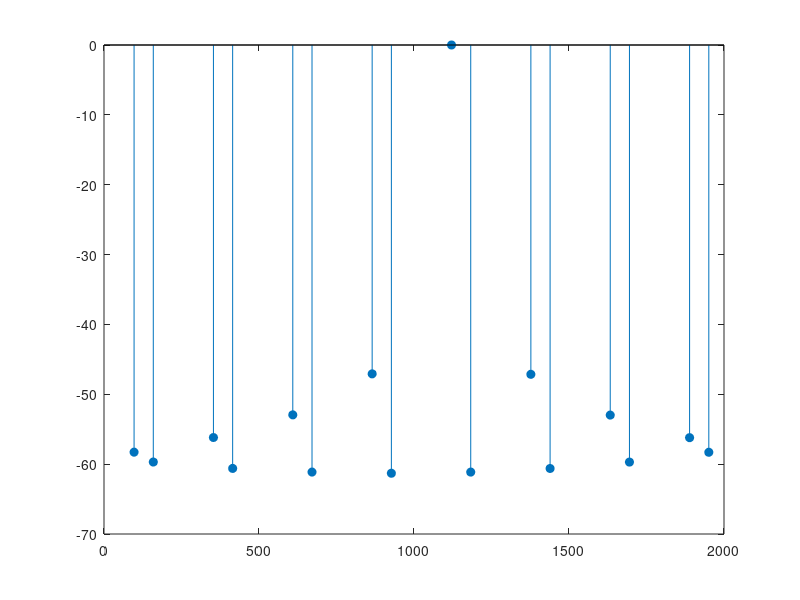

This chart was generated by the following MATLAB code: (Note: this script raises an error after producing the figure.)
% ======================================================================= %
% This program was built by Sirapop Saengthongkam to study 
% 1. Behavior of Spur
% 2. Spur locations for quadrature DDS (Complex in-input to Discrete 
% Fourier Transform (DFT)) [Bin]
% 3. Power Spectrum of Carrier-to-Spur Relative Power [dBc]. 
% ======================================================================= %
clear, clc, close all;

% ======================== Initial Conditions =========================== %
j = 12;
k = 8;
dP = 1121;
Pe = 4096;
N = 2^k;
M = (2^(j-k))/gcd(dP, 2^(j-k));
Y = M-1;
% ======================================================================= %

% ===================== Position of Spurs in bin ======================== %
fprintf("Number of Spurs are %d\n", Y);
r = [0:1:Y];
Fr = mod((dP/gcd(dP, 2^j)) + r*(N*dP/gcd(dP, 2^j)), Pe);

% Fourier Series De-Aliasing of spurs position
for n = 1:M
    if (Fr(n) > (Pe/2))
        Fr_new = Pe - Fr(n);
        Fr(n) = Fr_new;
    else 
        Fr(n) = Fr(n);
    end
end

% Show the Fourier bin position of Carrier and Spurs
fprintf("Carrier bin[Fr(0)] = %d \n", Fr(1));
for i = 2:M
    fprintf("Spur#%d bin[Fr(%d)] = %d \n", i-1, i-1, Fr(i));
end
% ======================================================================= %

% ======================= Magnitude of Spurs ============================ %
SP = [1:M];
SP(1) = (sin(pi/N)^2)*((pi/(M*N))^2)/(((pi/N)^2)*(sin(pi/(M*N))^2));
for r = 1:Y
    SP(r+1) = 10*log10((sinc(1/N)^2 * sinc(N*r/(N*M) + 1/(N*M))^2) / ...
        (sinc(1/(N*M))^2 * sinc(r + 1/N)^2));
end
% ======================================================================= %

% ==================== Relative Power to Carrier ======================== %
for r = 1:M    
    Crr2Spr_dB(r) = SP(1) - SP(r);
end
% ======================================================================= %

% ============================ Plotting ================================= %
Plot_data = stem(Fr, Crr2Spr_dB, "filled");
Plot_data.BaseValue = -80;
ylim([-80, 0])
title("POWER SPECTRUM", 'fontsize', 10, 'fontname', 'Times New Roman')
xlabel("FREQUENCY BIN", 'fontsize', 10, 'fontname', 'Times New Roman')
ylabel("RELATIVE POWER (dBc)", 'fontsize', 10, 'fontname', ...
    'Times New Roman')
% ======================================================================= %
